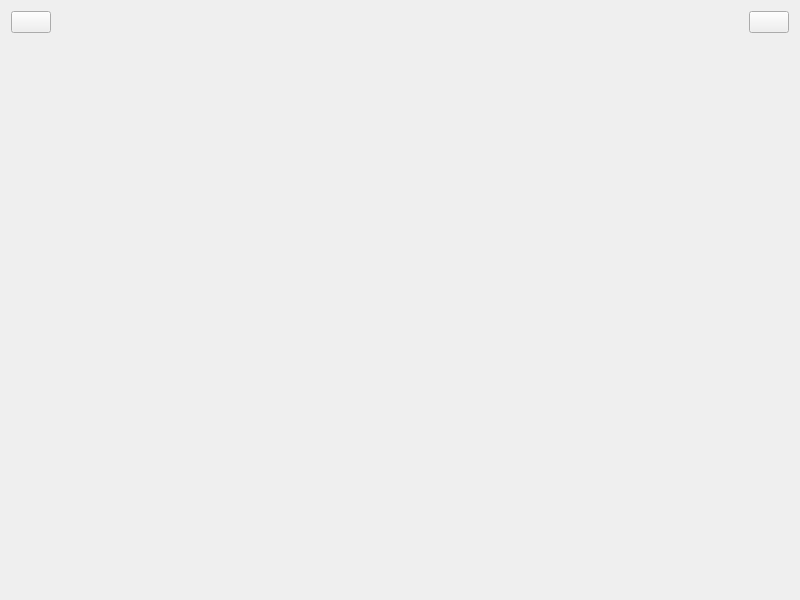
<?xml version="1.0" encoding="UTF-8"?>
<ui version="4.0">
 <class>MasterView</class>
 <widget class="QWidget" name="MasterView">
  <property name="geometry">
   <rect>
    <x>0</x>
    <y>0</y>
    <width>800</width>
    <height>600</height>
   </rect>
  </property>
  <property name="windowTitle">
   <string>MasterView</string>
  </property>
  <layout class="QVBoxLayout" name="verticalLayout">
   <item>
    <layout class="QHBoxLayout" name="horizontalLayout">
     <item>
      <widget class="QPushButton" name="btBack">
       <property name="contextMenuPolicy">
        <enum>Qt::ContextMenuPolicy::NoContextMenu</enum>
       </property>
       <property name="text">
        <string/>
       </property>
       <property name="icon">
        <iconset resource="lab4.qrc">
         <normaloff>:/img/back.png</normaloff>:/img/back.png</iconset>
       </property>
      </widget>
     </item>
     <item>
      <spacer name="horizontalSpacer">
       <property name="orientation">
        <enum>Qt::Orientation::Horizontal</enum>
       </property>
       <property name="sizeHint" stdset="0">
        <size>
         <width>40</width>
         <height>20</height>
        </size>
       </property>
      </spacer>
     </item>
     <item>
      <widget class="QLabel" name="labelTitle">
       <property name="text">
        <string/>
       </property>
      </widget>
     </item>
     <item>
      <spacer name="horizontalSpacer_2">
       <property name="orientation">
        <enum>Qt::Orientation::Horizontal</enum>
       </property>
       <property name="sizeHint" stdset="0">
        <size>
         <width>40</width>
         <height>20</height>
        </size>
       </property>
      </spacer>
     </item>
     <item>
      <widget class="QPushButton" name="btLogout">
       <property name="text">
        <string/>
       </property>
       <property name="icon">
        <iconset resource="lab4.qrc">
         <normaloff>:/img/out.png</normaloff>:/img/out.png</iconset>
       </property>
      </widget>
     </item>
    </layout>
   </item>
   <item>
    <widget class="QStackedWidget" name="stackedWidget"/>
   </item>
  </layout>
 </widget>
 <resources>
  <include location="lab4.qrc"/>
 </resources>
 <connections/>
</ui>
